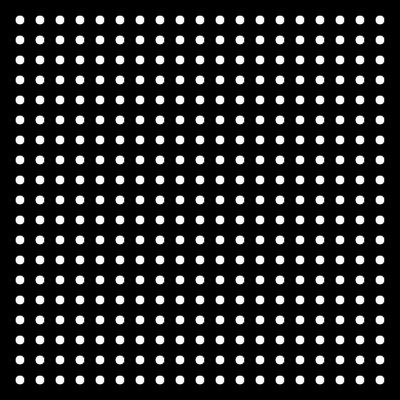
Frame 1 (no input)
Frame 60 (no input): identical to frame 1, image omitted
Frame 120 (the mouse pressed at the canvas centre since frame 60): identical to frame 1, image omitted

The p5.js sketch that drew this single still picture (run headless with seeded random() and noise() and a simulated clock; from frame 60 on, the mouse is pressed at the canvas centre):

// p5.js sketch
// ── sketch.js
function setup() {
  createCanvas(400, 400);
}

function draw() {
  background(0);
  fill(255);
  let x = 1;
  while(x < 20) {
    let y = 1;
    while(y < 20) {
      circle(20 * x, 20 * y, 10);
      y += 1;
    }
    x += 1;
  }
}
